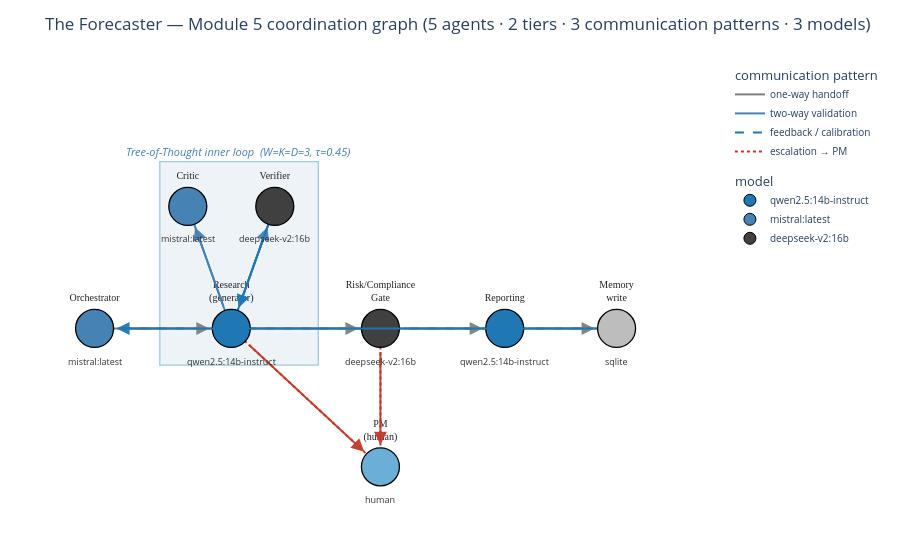

Notebook code for this chart:
### Code cell
# ── Module 5 §3, render the 5-agent coordination topology (no graphviz) ──────
# Sequential spine (one-way handoffs) + the ToT inner loop (two-way validation with
# the critic and the verifier) + escalation/feedback edges. Node color = assigned
# model; edge color = communication pattern. Manual layout, like draw_tree_nx (§7).
# PRIMARY renderer = Plotly (one go.Scatter per edge-pattern colour + a node trace
# with text labels and per-node colours); matplotlib/networkx is the offline fallback.
def draw_coordination_graph(save=f"{CFG['FIGURES_DIR']}/forecaster_coordination_graph.png"):
    # ── DATA-COMPUTATION (shared, byte-identical across renderers) ─────────────
    # node -> (x, y, model label)
    nodes = {
        "Orchestrator":            (0.0, 2.0, CFG["ORCH_MODEL"]),
        "Research\n(generator)":   (2.2, 2.0, CFG["GEN_MODEL"]),
        "Critic":                  (1.5, 3.5, CFG["CRITIC_MODEL"]),
        "Verifier":                (2.9, 3.5, CFG["VERIFIER_MODEL"]),
        "Risk/Compliance\nGate":   (4.6, 2.0, CFG["GATE_MODEL"]),
        "Reporting":               (6.6, 2.0, CFG["REPORT_MODEL"]),
        "Memory\nwrite":           (8.4, 2.0, "sqlite"),
        "PM\n(human)":             (4.6, 0.3, "human"),
    }
    edges = [  # (u, v, pattern)
        ("Orchestrator", "Research\n(generator)", "one_way"),
        ("Research\n(generator)", "Risk/Compliance\nGate", "one_way"),
        ("Risk/Compliance\nGate", "Reporting", "one_way"),
        ("Reporting", "Memory\nwrite", "one_way"),
        ("Research\n(generator)", "Critic", "two_way"),
        ("Research\n(generator)", "Verifier", "two_way"),
        ("Verifier", "Research\n(generator)", "feedback"),   # ≤2-revision loop
        ("Risk/Compliance\nGate", "PM\n(human)", "escalation"),
        ("Research\n(generator)", "PM\n(human)", "escalation"),  # all-pruned
        ("Memory\nwrite", "Orchestrator", "feedback"),       # calibration next cycle
    ]
    pcolor = {"one_way": "#7f7f7f", "two_way": "#4682b4",
              "escalation": "#c0392b", "feedback": "#1f77b4"}
    pstyle = {"one_way": "solid", "two_way": "solid",
              "escalation": "dotted", "feedback": "dashed"}
    plabel = {"one_way": "one-way handoff", "two_way": "two-way validation",
              "escalation": "escalation → PM", "feedback": "feedback / calibration"}
    # model -> color (verifier & gate share deepseek's shade in the default spec)
    palette = {}
    for m in [CFG["GEN_MODEL"], CFG["CRITIC_MODEL"], CFG["VERIFIER_MODEL"],
              CFG["GATE_MODEL"], CFG["ORCH_MODEL"], CFG["REPORT_MODEL"]]:
        if m not in palette:
            palette[m] = ["#1f77b4", "#4682b4", "#404040", "#9ecae1", "#7f7f7f"][len(palette) % 5]
    palette["sqlite"], palette["human"] = "#bdbdbd", "#6baed6"

    if _HAVE_PX and _in_notebook():
        # ── PRIMARY: Plotly go.Scatter node-link diagram ──────────────────────
        from plotly.subplots import make_subplots
        pos = {n: (x, y) for n, (x, y, _) in nodes.items()}
        # Plotly dash styles per communication pattern (mirrors pstyle above).
        pdash = {"one_way": "solid", "two_way": "solid",
                 "escalation": "dot", "feedback": "dash"}
        fig = go.Figure()
        # faint box around the ToT inner loop (Research + Critic + Verifier)
        fig.add_shape(type="rect", x0=1.05, y0=1.55, x1=3.60, y1=4.05,
                      fillcolor="#eef3f8", line=dict(color="#9ecae1", width=1.3),
                      layer="below")
        fig.add_annotation(x=2.3, y=4.18, xref="x", yref="y",
                           text="<i>Tree-of-Thought inner loop  (W=K=D=3, τ=0.45)</i>",
                           showarrow=False, font=dict(size=11, color="#4682b4"))
        # one Scatter trace per edge-pattern colour (legend entry = pattern label)
        for pat in ["one_way", "two_way", "feedback", "escalation"]:
            es = [(u, v) for (u, v, p) in edges if p == pat]
            if not es:
                continue
            ex, ey, ax_, ay_ = [], [], [], []
            for (u, v) in es:
                ux, uy = pos[u]; vx, vy = pos[v]
                ex += [ux, vx, None]; ey += [uy, vy, None]
                ax_.append(vx); ay_.append(vy)   # arrowheads at the target nodes
            fig.add_trace(go.Scatter(
                x=ex, y=ey, mode="lines", name=plabel[pat],
                line=dict(color=pcolor[pat], width=2.0, dash=pdash[pat]),
                hoverinfo="skip", legendgroup="pattern", legendgrouptitle_text="communication pattern"))
            # directional arrowheads (annotations don't clutter the legend)
            for (u, v) in es:
                ux, uy = pos[u]; vx, vy = pos[v]
                fig.add_annotation(x=vx, y=vy, ax=ux, ay=uy, xref="x", yref="y",
                                   axref="x", ayref="y", showarrow=True, text="",
                                   arrowhead=2, arrowsize=1.3, arrowwidth=2.0,
                                   arrowcolor=pcolor[pat], standoff=22, startstandoff=22,
                                   opacity=0.95)
        # node trace: per-node colours + white bold text labels
        nx_, ny_, ncolor, ntext, nhover = [], [], [], [], []
        for n, (x, y, m) in nodes.items():
            nx_.append(x); ny_.append(y); ncolor.append(palette[m])
            ntext.append(n.replace("\n", "<br>")); nhover.append(f"{n.replace(chr(10), ' ')} · {m}")
        fig.add_trace(go.Scatter(
            x=nx_, y=ny_, mode="markers+text", name="agents",
            marker=dict(color=ncolor, size=38, line=dict(color="black", width=1.3)),
            text=ntext, textposition="top center", cliponaxis=False,
            textfont=dict(color="#222222", size=10, family="Arial Black"),
            hovertext=nhover, hoverinfo="text", showlegend=False))
        # model label under each node + a per-model legend proxy (model colour swatches)
        for n, (x, y, m) in nodes.items():
            fig.add_annotation(x=x, y=y - 0.40, xref="x", yref="y", text=m,
                               showarrow=False, font=dict(size=9, color="#333333"))
        for m in dict.fromkeys([CFG["GEN_MODEL"], CFG["CRITIC_MODEL"],
                                CFG["VERIFIER_MODEL"], CFG["GATE_MODEL"]]):
            fig.add_trace(go.Scatter(
                x=[None], y=[None], mode="markers", name=m,
                marker=dict(color=palette[m], size=12, line=dict(color="black", width=1.0)),
                legendgroup="model", legendgrouptitle_text="model"))
        fig.update_xaxes(range=[-1.2, 10.0], visible=False)
        fig.update_yaxes(range=[-0.6, 5.3], visible=False)
        fig.update_layout(
            template="plotly_white",
            title="The Forecaster — Module 5 coordination graph "
                  "(5 agents · 2 tiers · 3 communication patterns · 3 models)",
            showlegend=True, legend=dict(font=dict(size=10), groupclick="toggleitem"),
            margin=dict(l=20, r=20, t=60, b=20))
        render(fig, "forecaster_coordination_graph")
        print(f"✓ rendered forecaster_coordination_graph (Plotly) → {save}")

    elif _HAVE_MPL and _in_notebook():
        # ── FALLBACK: original matplotlib / networkx renderer (unchanged) ─────
        try:
            import networkx as nx
            import matplotlib.patches as mpatches
            G = nx.DiGraph(); G.add_nodes_from(nodes)
            pos = {n: (x, y) for n, (x, y, _) in nodes.items()}
            node_colors = [palette[nodes[n][2]] for n in G.nodes]

            plt.figure(figsize=(12.5, 6.2)); ax = plt.gca()
            # faint box around the ToT inner loop (Research + Critic + Verifier)
            ax.add_patch(mpatches.Rectangle((1.05, 1.55), 2.55, 2.5, fill=True,
                         facecolor="#eef3f8", edgecolor="#9ecae1", lw=1.3, zorder=0))
            ax.text(2.3, 4.18, "Tree-of-Thought inner loop  (W=K=D=3, τ=0.45)",
                    ha="center", fontsize=8.5, color="#4682b4", style="italic")
            nx.draw_networkx_nodes(G, pos, node_color=node_colors, node_size=3200,
                                   edgecolors="black", linewidths=1.3)
            nx.draw_networkx_labels(G, pos, font_size=8, font_color="white", font_weight="bold")
            for pat in ["one_way", "two_way", "feedback", "escalation"]:
                es = [(u, v) for (u, v, p) in edges if p == pat]
                if es:
                    nx.draw_networkx_edges(G, pos, edgelist=es, edge_color=pcolor[pat],
                                           style=pstyle[pat], width=2.0, arrows=True,
                                           arrowsize=18, node_size=3200,
                                           connectionstyle="arc3,rad=0.12")
            # model labels under each node
            for n, (x, y, m) in nodes.items():
                ax.text(x, y - 0.42, m, ha="center", fontsize=6.8, color="#333")
            pattern_legend = [mpatches.Patch(color=pcolor[p], label=plabel[p])
                              for p in ["one_way", "two_way", "feedback", "escalation"]]
            model_legend = [mpatches.Patch(color=palette[m], label=m)
                            for m in dict.fromkeys([CFG["GEN_MODEL"], CFG["CRITIC_MODEL"],
                                                    CFG["VERIFIER_MODEL"], CFG["GATE_MODEL"]])]
            leg1 = ax.legend(handles=pattern_legend, title="communication pattern",
                             loc="upper left", fontsize=7.5, title_fontsize=8)
            ax.add_artist(leg1)
            ax.legend(handles=model_legend, title="model", loc="lower left",
                      fontsize=7.5, title_fontsize=8)
            ax.set_title("The Forecaster — Module 5 coordination graph "
                         "(5 agents · 2 tiers · 3 communication patterns · 3 models)",
                         fontsize=11)
            ax.set_xlim(-0.8, 9.4); ax.set_ylim(-0.2, 4.5); ax.axis("off")
            plt.tight_layout(); plt.savefig(save, dpi=130, bbox_inches="tight"); plt.show()
            print(f"✓ saved {save}")
        except Exception as e:
            print(f"[coordination graph skipped: {e}]")
            print("Spine: Orchestrator → Research → Gate → Reporting → Memory  |  "
                  "inner loop: Research ⇄ Critic, Research ⇄ Verifier (≤2-revision feedback)  |  "
                  "escalation: Gate/Research → PM")
    else:
        # ── TEXT FALLBACK (neither Plotly nor matplotlib available) ───────────
        print("Spine: Orchestrator → Research → Gate → Reporting → Memory  |  "
              "inner loop: Research ⇄ Critic, Research ⇄ Verifier (≤2-revision feedback)  |  "
              "escalation: Gate/Research → PM")

draw_coordination_graph()

### Figure 1 — Plotly figure (JSON) as saved in the notebook; plotly's stock layout.template omitted (floating-point values rounded to 4 significant figures)
{"data": [{"hoverinfo": "skip", "legendgroup": "pattern", "legendgrouptitle": {"text": "communication pattern"}, "line": {"color": "#7f7f7f", "dash": "solid", "width": 2}, "mode": "lines", "name": "one-way handoff", "x": [0, 2.2, null, 2.2, 4.6, null, 4.6, 6.6, null, 6.6, 8.4, null], "y": [2, 2, null, 2, 2, null, 2, 2, null, 2, 2, null], "type": "scatter"}, {"hoverinfo": "skip", "legendgroup": "pattern", "legendgrouptitle": {"text": "communication pattern"}, "line": {"color": "#4682b4", "dash": "solid", "width": 2}, "mode": "lines", "name": "two-way validation", "x": [2.2, 1.5, null, 2.2, 2.9, null], "y": [2, 3.5, null, 2, 3.5, null], "type": "scatter"}, {"hoverinfo": "skip", "legendgroup": "pattern", "legendgrouptitle": {"text": "communication pattern"}, "line": {"color": "#1f77b4", "dash": "dash", "width": 2}, "mode": "lines", "name": "feedback / calibration", "x": [2.9, 2.2, null, 8.4, 0, null], "y": [3.5, 2, null, 2, 2, null], "type": "scatter"}, {"hoverinfo": "skip", "legendgroup": "pattern", "legendgrouptitle": {"text": "communication pattern"}, "line": {"color": "#c0392b", "dash": "dot", "width": 2}, "mode": "lines", "name": "escalation → PM", "x": [4.6, 4.6, null, 2.2, 4.6, null], "y": [2, 0.3, null, 2, 0.3, null], "type": "scatter"}, {"cliponaxis": false, "hoverinfo": "text", "hovertext": ["Orchestrator · mistral:latest", "Research (generator) · qwen2.5:14b-instruct", "Critic · mistral:latest", "Verifier · deepseek-v2:16b", "Risk/Compliance Gate · deepseek-v2:16b", "Reporting · qwen2.5:14b-instruct", "Memory write · sqlite", "PM (human) · human"], "marker": {"color": ["#4682b4", "#1f77b4", "#4682b4", "#404040", "#404040", "#1f77b4", "#bdbdbd", "#6baed6"], "line": {"color": "black", "width": 1.3}, "size": 38}, "mode": "markers+text", "name": "agents", "showlegend": false, "text": ["Orchestrator", "Research<br>(generator)", "Critic", "Verifier", "Risk/Compliance<br>Gate", "Reporting", "Memory<br>write", "PM<br>(human)"], "textfont": {"color": "#222222", "family": "Arial Black", "size": 10}, "textposition": "top center", "x": [0, 2.2, 1.5, 2.9, 4.6, 6.6, 8.4, 4.6], "y": [2, 2, 3.5, 3.5, 2, 2, 2, 0.3], "type": "scatter"}, {"legendgroup": "model", "legendgrouptitle": {"text": "model"}, "marker": {"color": "#1f77b4", "line": {"color": "black", "width": 1}, "size": 12}, "mode": "markers", "name": "qwen2.5:14b-instruct", "x": [null], "y": [null], "type": "scatter"}, {"legendgroup": "model", "legendgrouptitle": {"text": "model"}, "marker": {"color": "#4682b4", "line": {"color": "black", "width": 1}, "size": 12}, "mode": "markers", "name": "mistral:latest", "x": [null], "y": [null], "type": "scatter"}, {"legendgroup": "model", "legendgrouptitle": {"text": "model"}, "marker": {"color": "#404040", "line": {"color": "black", "width": 1}, "size": 12}, "mode": "markers", "name": "deepseek-v2:16b", "x": [null], "y": [null], "type": "scatter"}], "layout": {"annotations": [{"font": {"color": "#4682b4", "size": 11}, "showarrow": false, "text": "<i>Tree-of-Thought inner loop  (W=K=D=3, τ=0.45)</i>", "x": 2.3, "xref": "x", "y": 4.18, "yref": "y"}, {"arrowcolor": "#7f7f7f", "arrowhead": 2, "arrowsize": 1.3, "arrowwidth": 2, "ax": 0, "axref": "x", "ay": 2, "ayref": "y", "opacity": 0.95, "showarrow": true, "standoff": 22, "startstandoff": 22, "text": "", "x": 2.2, "xref": "x", "y": 2, "yref": "y"}, {"arrowcolor": "#7f7f7f", "arrowhead": 2, "arrowsize": 1.3, "arrowwidth": 2, "ax": 2.2, "axref": "x", "ay": 2, "ayref": "y", "opacity": 0.95, "showarrow": true, "standoff": 22, "startstandoff": 22, "text": "", "x": 4.6, "xref": "x", "y": 2, "yref": "y"}, {"arrowcolor": "#7f7f7f", "arrowhead": 2, "arrowsize": 1.3, "arrowwidth": 2, "ax": 4.6, "axref": "x", "ay": 2, "ayref": "y", "opacity": 0.95, "showarrow": true, "standoff": 22, "startstandoff": 22, "text": "", "x": 6.6, "xref": "x", "y": 2, "yref": "y"}, {"arrowcolor": "#7f7f7f", "arrowhead": 2, "arrowsize": 1.3, "arrowwidth": 2, "ax": 6.6, "axref": "x", "ay": 2, "ayref": "y", "opacity": 0.95, "showarrow": true, "standoff": 22, "startstandoff": 22, "text": "", "x": 8.4, "xref": "x", "y": 2, "yref": "y"}, {"arrowcolor": "#4682b4", "arrowhead": 2, "arrowsize": 1.3, "arrowwidth": 2, "ax": 2.2, "axref": "x", "ay": 2, "ayref": "y", "opacity": 0.95, "showarrow": true, "standoff": 22, "startstandoff": 22, "text": "", "x": 1.5, "xref": "x", "y": 3.5, "yref": "y"}, {"arrowcolor": "#4682b4", "arrowhead": 2, "arrowsize": 1.3, "arrowwidth": 2, "ax": 2.2, "axref": "x", "ay": 2, "ayref": "y", "opacity": 0.95, "showarrow": true, "standoff": 22, "startstandoff": 22, "text": "", "x": 2.9, "xref": "x", "y": 3.5, "yref": "y"}, {"arrowcolor": "#1f77b4", "arrowhead": 2, "arrowsize": 1.3, "arrowwidth": 2, "ax": 2.9, "axref": "x", "ay": 3.5, "ayref": "y", "opacity": 0.95, "showarrow": true, "standoff": 22, "startstandoff": 22, "text": "", "x": 2.2, "xref": "x", "y": 2, "yref": "y"}, {"arrowcolor": "#1f77b4", "arrowhead": 2, "arrowsize": 1.3, "arrowwidth": 2, "ax": 8.4, "axref": "x", "ay": 2, "ayref": "y", "opacity": 0.95, "showarrow": true, "standoff": 22, "startstandoff": 22, "text": "", "x": 0, "xref": "x", "y": 2, "yref": "y"}, {"arrowcolor": "#c0392b", "arrowhead": 2, "arrowsize": 1.3, "arrowwidth": 2, "ax": 4.6, "axref": "x", "ay": 2, "ayref": "y", "opacity": 0.95, "showarrow": true, "standoff": 22, "startstandoff": 22, "text": "", "x": 4.6, "xref": "x", "y": 0.3, "yref": "y"}, {"arrowcolor": "#c0392b", "arrowhead": 2, "arrowsize": 1.3, "arrowwidth": 2, "ax": 2.2, "axref": "x", "ay": 2, "ayref": "y", "opacity": 0.95, "showarrow": true, "standoff": 22, "startstandoff": 22, "text": "", "x": 4.6, "xref": "x", "y": 0.3, "yref": "y"}, {"font": {"color": "#333333", "size": 9}, "showarrow": false, "text": "mistral:latest", "x": 0, "xref": "x", "y": 1.6, "yref": "y"}, {"font": {"color": "#333333", "size": 9}, "showarrow": false, "text": "qwen2.5:14b-instruct", "x": 2.2, "xref": "x", "y": 1.6, "yref": "y"}, {"font": {"color": "#333333", "size": 9}, "showarrow": false, "text": "mistral:latest", "x": 1.5, "xref": "x", "y": 3.1, "yref": "y"}, {"font": {"color": "#333333", "size": 9}, "showarrow": false, "text": "deepseek-v2:16b", "x": 2.9, "xref": "x", "y": 3.1, "yref": "y"}, {"font": {"color": "#333333", "size": 9}, "showarrow": false, "text": "deepseek-v2:16b", "x": 4.6, "xref": "x", "y": 1.6, "yref": "y"}, {"font": {"color": "#333333", "size": 9}, "showarrow": false, "text": "qwen2.5:14b-instruct", "x": 6.6, "xref": "x", "y": 1.6, "yref": "y"}, {"font": {"color": "#333333", "size": 9}, "showarrow": false, "text": "sqlite", "x": 8.4, "xref": "x", "y": 1.6, "yref": "y"}, {"font": {"color": "#333333", "size": 9}, "showarrow": false, "text": "human", "x": 4.6, "xref": "x", "y": -0.1, "yref": "y"}], "legend": {"font": {"size": 10}, "groupclick": "toggleitem"}, "margin": {"b": 20, "l": 20, "r": 20, "t": 60}, "shapes": [{"fillcolor": "#eef3f8", "layer": "below", "line": {"color": "#9ecae1", "width": 1.3}, "type": "rect", "x0": 1.05, "x1": 3.6, "y0": 1.55, "y1": 4.05}], "showlegend": true, "title": {"text": "The Forecaster — Module 5 coordination graph (5 agents · 2 tiers · 3 communication patterns · 3 models)"}, "xaxis": {"range": [-1.2, 10], "visible": false}, "yaxis": {"range": [-0.6, 5.3], "visible": false}}}
